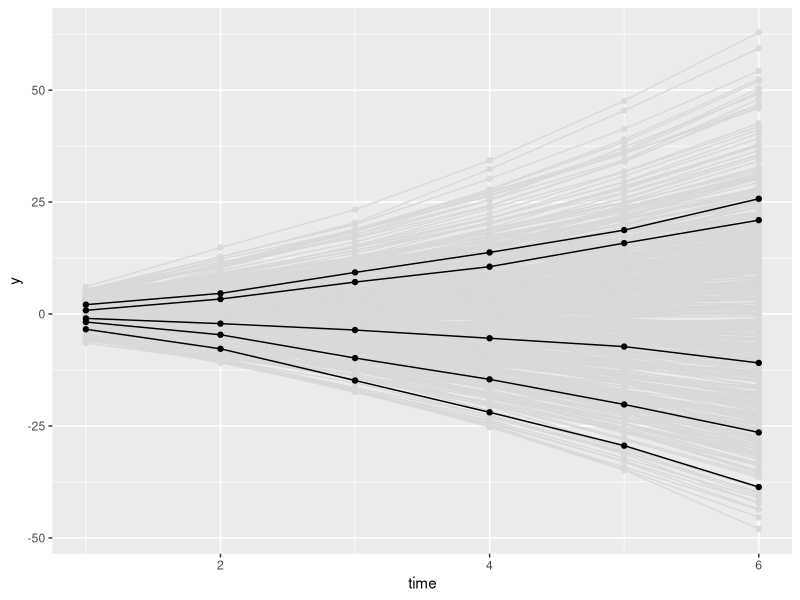

Source code (R): (Note: this script raises an error after producing the figure.)

intercept <- 3
constant <- 0.4
proportion <- 0.2

people <- 500
time <- 6

df <- matrix(, nrow = people*time, ncol = 3)
count <- 0

for(i in 1:people){
  
  y_het <- rnorm(1, 0, 2)
  
  for(j in 1:time){
    count <- count + 1
    
    if(j == 1){
      df[count, 1] <- i
      df[count, 2] <- j
      df[count, 3] <- y_het + rnorm(1,0,1)
    }else{
      df[count, 1] <- i
      df[count, 2] <- j
      df[count, 3] <- 1*constant + (1+proportion)*df[count - 1, 3] + y_het + rnorm(1,0,1)
    }
    
    
    
  }
  
  
  
}

library(tidyverse)
library(ggplot2)
library(reshape2)


df <- data.frame(df)
names(df) <- c('id', 'time', 'y')
random_ids <- sample(1:people, 5)
sample_df <- df %>%
  filter(id %in% random_ids)

ggplot(df, aes(x = time, y = y, group = id)) + 
  geom_point(color = 'grey85') + 
  geom_line(color = 'grey85') + 
  geom_point(data = sample_df, aes(x = time, y = y, group = id)) + 
  geom_line(data = sample_df, aes(x = time, y = y, group = id))

df_wide <- reshape(df, idvar = 'id', timevar = 'time', direction = 'wide')

library(lavaan)

dual_c_string <- '

# latent true scores over the observed y points
l_y1 =~ 1*y.1
l_y2 =~ 1*y.2
l_y3 =~ 1*y.3
l_y4 =~ 1*y.4
l_y5 =~ 1*y.5
l_y6 =~ 1*y.6

# latent change scores over the latent true scores
# y1 does not get one because it is the first time point
lc_y2 =~ 1*l_y2
lc_y3 =~ 1*l_y3
lc_y4 =~ 1*l_y4
lc_y5 =~ 1*l_y5
lc_y6 =~ 1*l_y6

# autoregression of the latent true scores (the first level latent variables)
l_y2 ~ 1*l_y1
l_y3 ~ 1*l_y2
l_y4 ~ 1*l_y3
l_y5 ~ 1*l_y4
l_y6 ~ 1*l_y5

# latent intercept over the first true score of y
latent_intercept =~ 1*l_y1

# CHANGE 1 OF THE DUAL CHANGE MODEL

# latent slope over the change scores
# this is called the change factor in dual change terminology...it is not really a slope term. It is the constant change factor
latent_slope =~ 1*lc_y2 + 1*lc_y3 + 1*lc_y4 + 1*lc_y5 + 1*lc_y6

# estimate covariance between latent intercept and slope (change factor)

latent_intercept ~~ latent_slope

# estimate mean and variance of intercept and slope (change factor)

latent_intercept ~~ latent_intercept
latent_slope ~~ latent_slope

latent_intercept ~ 1
latent_slope ~ 1

# CHANGE 2 OF THE DUAL CHANGE MODEL

# autoproportion change. Relationship between true score and latent change score at next time point
# these are estimated
lc_y2 ~ b*l_y1
lc_y3 ~ b*l_y2
lc_y4 ~ b*l_y3
lc_y5 ~ b*l_y4
lc_y6 ~ b*l_y5

# means and variances of latent factors set to zero

l_y1 ~ 0
l_y2 ~ 0
l_y3 ~ 0
l_y4 ~ 0
l_y5 ~ 0
l_y6 ~ 0

l_y1 ~~ 0*l_y1
l_y2 ~~ 0*l_y2
l_y3 ~~ 0*l_y3
l_y4 ~~ 0*l_y4
l_y5 ~~ 0*l_y5
l_y6 ~~ 0*l_y6

lc_y2 ~ 0
lc_y3 ~ 0
lc_y4 ~ 0
lc_y5 ~ 0
lc_y6 ~ 0

lc_y2 ~~ 0*lc_y2
lc_y3 ~~ 0*lc_y3
lc_y4 ~~ 0*lc_y4
lc_y5 ~~ 0*lc_y5
lc_y6 ~~ 0*lc_y6

# means of indicators set to zero

y.1 ~ 0
y.2 ~ 0
y.3 ~ 0
y.4 ~ 0
y.5 ~ 0
y.6 ~ 0

# residual variances constrained to be equal across time

y.1 ~~ res_var*y.1
y.2 ~~ res_var*y.2
y.3 ~~ res_var*y.3
y.4 ~~ res_var*y.4
y.5 ~~ res_var*y.5
y.6 ~~ res_var*y.6

# Constrain latent change factors to not correlate with each other

lc_y2 ~~ 0*lc_y3 + 0*lc_y4 + 0*lc_y5 + 0*lc_y6
lc_y3 ~~ 0*lc_y4 + 0*lc_y5 + 0*lc_y6
lc_y4 ~~ 0*lc_y5 + 0*lc_y6
lc_y5 ~~ 0*lc_y6


'

dual_change_model <- sem(dual_c_string, data = df_wide)
summary(dual_change_model, fit.measures = T)
